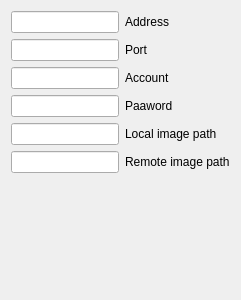
         <widget class="QWidget" name="tab_System_Setting_FTP">
          <attribute name="title">
           <string>FTP</string>
          </attribute>
          <layout class="QGridLayout" name="gridLayout_10">
           <item row="0" column="0">
            <layout class="QVBoxLayout" name="verticalLayout">
             <item>
              <widget class="QLineEdit" name="lineEdit_15"/>
             </item>
             <item>
              <widget class="QLineEdit" name="lineEdit_16"/>
             </item>
             <item>
              <widget class="QLineEdit" name="lineEdit_17"/>
             </item>
             <item>
              <widget class="QLineEdit" name="lineEdit_18"/>
             </item>
             <item>
              <widget class="QLineEdit" name="lineEdit_19"/>
             </item>
             <item>
              <widget class="QLineEdit" name="lineEdit_20"/>
             </item>
            </layout>
           </item>
           <item row="0" column="1">
            <layout class="QVBoxLayout" name="verticalLayout_2">
             <item>
              <widget class="QLabel" name="label_20">
               <property name="text">
                <string>Address</string>
               </property>
              </widget>
             </item>
             <item>
              <widget class="QLabel" name="label_25">
               <property name="text">
                <string>Port</string>
               </property>
              </widget>
             </item>
             <item>
              <widget class="QLabel" name="label_26">
               <property name="text">
                <string>Account</string>
               </property>
              </widget>
             </item>
             <item>
              <widget class="QLabel" name="label_27">
               <property name="text">
                <string>Paaword</string>
               </property>
              </widget>
             </item>
             <item>
              <widget class="QLabel" name="label_28">
               <property name="text">
                <string>Local image path</string>
               </property>
              </widget>
             </item>
             <item>
              <widget class="QLabel" name="label_29">
               <property name="text">
                <string>Remote image path</string>
               </property>
              </widget>
             </item>
            </layout>
           </item>
           <item row="1" column="0">
            <spacer name="verticalSpacer_3">
             <property name="orientation">
              <enum>Qt::Vertical</enum>
             </property>
             <property name="sizeHint" stdset="0">
              <size>
               <width>20</width>
               <height>116</height>
              </size>
             </property>
            </spacer>
           </item>
          </layout>
         </widget>
